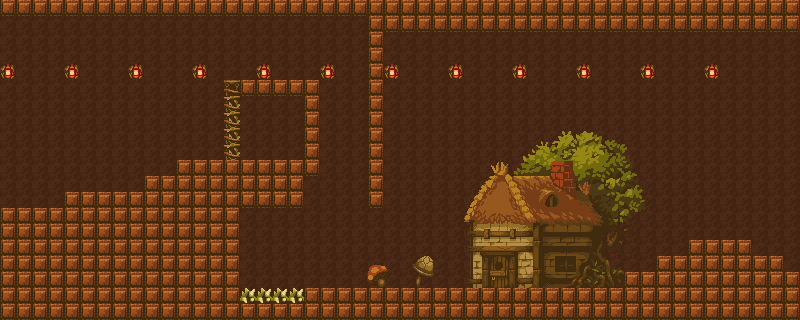

The image is a tile-based game level rendered from a .tmx file. Its description and source (layers, tilesets, objects; grid data summarised) follow:
An orthogonal 50x20 tile map with 16x16 px tiles, 4 tile layers (background, midground, touched, frontground), 3 tilesets and 11 objects (5x star, 2x carrot, bee, slug, plant, ...).

<map version="1.0" tiledversion="1.0.3" orientation="orthogonal" renderorder="right-down" width="50" height="20" tilewidth="16" tileheight="16" nextobjectid="55">
 <tileset firstgid="1" name="sunny-land" tilewidth="16" tileheight="16" tilecount="240" columns="20">
  <image source="../../map_ex1/img/PNG/environment/layers/tileset.png" width="320" height="192" />
 </tileset>
 <tileset firstgid="241" name="decTiled" tilewidth="16" tileheight="16" tilecount="544" columns="34">
  <image source="../../map_ex1/img/PNG/environment/layers/props.png" width="544" height="256" />
 </tileset>
 <tileset firstgid="785" name="atlas" tilewidth="16" tileheight="16" tilecount="456" columns="8">
  <image source="../../map_ex1/assets/atlas/atlas.png" width="128" height="921" />
 </tileset>
 <layer name="background" width="50" height="20">
  <data>[1000 cells, 1000 non-empty, 2 distinct tile ids]</data>
 </layer>
 <layer name="midground" width="50" height="20">
  <data>[1000 cells, 126 non-empty, 126 distinct tile ids]</data>
 </layer>
 <objectgroup color="#3c0000" name="object">
  <object id="29" name="star" gid="198" x="84.8632" y="148.918" width="23" height="23" />
  <object id="30" name="star" gid="198" x="134.866" y="128.138" width="23" height="23" />
  <object id="31" name="star" gid="198" x="177.077" y="111.903" width="23" height="23" />
  <object id="40" name="carrot" gid="198" x="246.562" y="121.644" width="23" height="23" />
  <object id="41" name="carrot" gid="198" x="276.434" y="117.098" width="23" height="23" />
  <object id="46" name="star" gid="198" x="369.947" y="230" width="23" height="23" />
  <object id="47" name="star" gid="198" x="416.703" y="230" width="23" height="23" />
  <object id="48" name="bee" gid="198" x="334.23" y="182.037" width="32" height="32" />
  <object id="49" name="slug" gid="198" x="339.425" y="272.952" width="32" height="32" />
  <object id="51" name="plant" gid="198" x="112.138" y="170" width="16" height="16" />
  <object id="52" name="chest" gid="198" x="434.886" y="281.394" width="16" height="16" />
 </objectgroup>
 <layer name="touched" width="50" height="20">
  <data>[1000 cells, 336 non-empty, 6 distinct tile ids]</data>
 </layer>
 <layer name="frontground" width="50" height="20">
  <data>[1000 cells, 6 non-empty, 6 distinct tile ids]</data>
 </layer>
</map>
